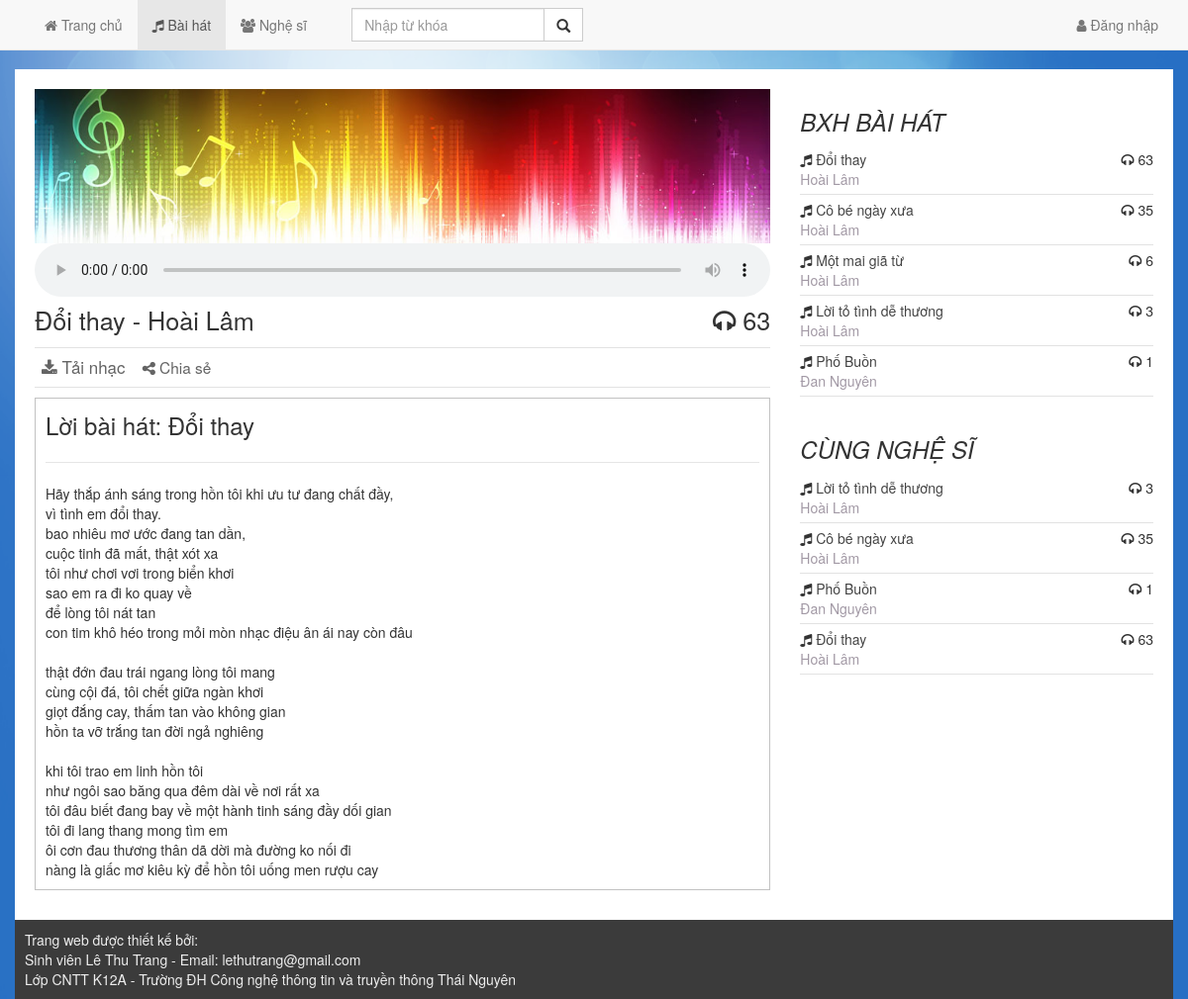
/song.php?id=1, run on the app's committed database.
### tables this page shows
CREATE TABLE `tracks` (
  `id` int(10) UNSIGNED NOT NULL,
  `genres_id` int(10) UNSIGNED NOT NULL,
  `name` varchar(100) NOT NULL,
  `lyric` text NOT NULL,
  `artist` int(10) UNSIGNED NOT NULL,
  `view` int(10) UNSIGNED NOT NULL DEFAULT '0',
  `location` varchar(100) NOT NULL
);

CREATE TABLE `artists` (
  `id` int(10) UNSIGNED NOT NULL,
  `name` varchar(50) NOT NULL,
  `description` text NOT NULL
);

### incfiles/core.php (called while the page is built, shortened)
<?php
$id = isset($_GET['id']) ? trim($_GET['id']) : false;
function id2ArtistsName($conn,$id)
{
	IF ($id != 0)
	{
		$req = mysqli_fetch_array(mysqli_query($conn,"SELECT * FROM `artists` WHERE `id` = $id"));
		Return $req['name'];
	}
	ELSE
		Return 0;
}
?>

### song.php (the view, shortened to what this page needs)
<?php
require 'incfiles/core.php';
require 'incfiles/head.php';
?>
<div class="row">
<?php
IF (!$id)
{
	Echo '<div class="col-xs-12 col-md-8">';
	$req = MYSQLI_QUERY($conn,"SELECT * FROM `tracks` ORDER BY `id` DESC");
	$total = MYSQL_NUM_ROWS($req);
	IF ($total > 0)
	{
		Echo '<h3 class="title">Danh sách bài hát</h3>';
		Echo '<hr style="padding: 0px;margin: 0px;" />';
		While ($res = MYSQL_FETCH_ASSOC($req))
		{
			?>
			<div class="list">
				<i class="fa fa-music"></i> <a class='name-song' href="song.php?id=<?=$res['id']?>"><?=$res['name']?></a> - <span class="artist-song"><?=id2ArtistsName($conn,$res['artist'])?></span><br />
				<audio preload="auto" controls class="audio">
					<source src="upload/<?=$res['location'];?>" type="audio/mpeg">
				</audio>
			</div>
			<?php
		}
	}
	ELSE
	{
		Echo '<div class="alert alert-warning">Không có dữ liệu</div>';
	}
	Echo '</div>';
}
ELSE
{
	?>
	<div class="col-xs-12 col-md-8">
		<?php
		MYSQLI_QUERY($conn,"UPDATE `tracks` SET `view` = (`view` + 1) WHERE `id` = $id");
		$result = MYSQLI_FETCH_ARRAY(MYSQLI_QUERY($conn,"SELECT * FROM `tracks` WHERE `id` = $id"));
		?>
		<img src="themes/images/music-banner-resized.jpg" width="100%" />
		<audio controls autoplay="true" style="width: 100%;">
			<source src="upload/<?=$result['location'];?>" type="audio/mpeg">
		</audio>
		<p class="title-song">
			<?=$result['name']?> - <?=id2ArtistsName($conn,$result['artist'])?> <span class="pull-right"><i class="fa fa-headphones"></i> <?=$result['view']?></span>
		</p>
		<p class="option-song"><a href="upload/<?=$result['location'];?>"><i class="fa fa-download"></i> Tải nhạc</a> &nbsp;&nbsp;&nbsp;<i class="fa fa-share-alt"></i> Chia sẻ</p>
		<p class="lyric-song">
			<?php
			Echo '<div class="lyric">';
			Echo '<font size="5px">Lời bài hát: '.$result['name'].'</font><hr />';
			IF ($result['lyric'] != '')
			{
				Echo nl2br($result['lyric']);
			}
			ELSE
			{
				Echo 'Chưa có lời bài hát cho bài này';
			}
			Echo '</div>';
			?>
		</p>
	</div>
	<div class="col-md-4">
		<h3 class="title">BXH bài hát</h3>
		<?php
		$req = MYSQLI_QUERY($conn,"SELECT * FROM `tracks` ORDER BY `view` DESC LIMIT 5");
		$total = MYSQL_NUM_ROWS($req);
		IF ($total > 0)
		{
			While ($res = mysql_fetch_assoc($req))
			{
				Echo "<div class='list'>
					<i class='fa fa-music'></i> <a class='name-song' href=\"song.php?id=".$res['id']."\">".$res['name']."</a> <span class='pull-right'><i class='fa fa-headphones'></i> ".$res['view']."</span><br />
					<span class='artist-song'>".id2ArtistsName($conn,$res['genres_id'])."</span>
					</div>";
			}
		}
		?>
		<br />
		<h3 class="title">cùng nghệ sĩ</h3>
		<?php
		$req = MYSQL_QUERY("SELECT * FROM `tracks` WHERE `artist` = ".$result['artist']." ORDER BY RAND() LIMIT 5");
		$total = MYSQL_NUM_ROWS($req);
		IF ($total > 0)
		{
			While ($res = mysql_fetch_assoc($req))
			{
				Echo "<div class='list'>
					<i class='fa fa-music'></i> <a class='name-song' href=\"song.php?id=".$res['id']."\">".$res['name']."</a> <span class='pull-right'><i class='fa fa-headphones'></i> ".$res['view']."</span><br />
					<span class='artist-song'>".id2ArtistsName($conn,$res['genres_id'])."</span>
					</div>";
			}
		}
		?>
	</div>
</div>
<?php
}
?>
</div>
<?php
require_once 'incfiles/end.php';

### themes/default.css (style rules this page uses)
body { padding-top: 70px; background: #63AFDE url('images/page.png'); background-attachment: fixed; background-size: 100%; }
hr { border: 0; height: 0; border-top: 1px solid rgba(0, 0, 0, 0.1); border-bottom: 1px solid rgba(255, 255, 255, 0.3); }
.title { font-style: italic; text-transform: uppercase; }
.title-song { font-size: 1.8em; padding-top: 5px; }
.option-song a, .option-song { font-size: 1.1em; color: #646464; text-decoration: none; }
.lyric { border: 1px solid #c2c2c2; padding: 10px; }
.option-song { padding: 7px; border-bottom: 1px solid #e2e2e2; border-top: 1px solid #e2e2e2; }
.list { border-bottom: 1px solid #e2e2e2; padding-top: 5px; padding-bottom: 5px; }
.name-song { color: #444444; text-decoration: none; }
.artist-song { color: #a299a5; text-decoration: none; }

### data on the page
tracks: name "Đổi thay", artist.name "Hoài Lâm", view "63", lyric "Hãy thắp ánh sáng trong hồn tôi khi ưu tư đang chất đầy, vì tình em đổi thay. bao nhiêu mơ ước đang tan dần, cuộc tinh đã mất, thật xót xa tôi như chơi vơi trong biển khơi sao em ra đi ko quay về để lòng tôi nát tan con tim khô héo trong mỏi mòn nhạc điệu ân ái nay còn đâu thật đớn đau trái ngang lòng tôi mang cùng cội đá, tôi chết giữa ngàn khơi giọt đắng cay, thấm tan vào không gian hồn ta vỡ trắng tan đời ngả nghiêng khi tôi trao em linh hồn tôi như ngôi sao băng qua đêm dài về nơi rất xa tôi đâu biết đang bay về một hành tinh sáng đầy dối gian tôi đi lang thang mong tìm em ôi cơn đau thương thân dã dời mà đường ko nối đi nàng là giấc mơ kiêu kỳ để hồn tôi uống men rượu cay", genres.name "Hoài Lâm"
tracks: name "Cô bé ngày xưa", view "35", genres.name "Hoài Lâm"
tracks: name "Một mai giã từ", view "6", genres.name "Hoài Lâm"
tracks: name "Lời tỏ tình dễ thương", view "3", genres.name "Hoài Lâm"
tracks: name "Phố Buồn", view "1", genres.name "Đan Nguyên"
